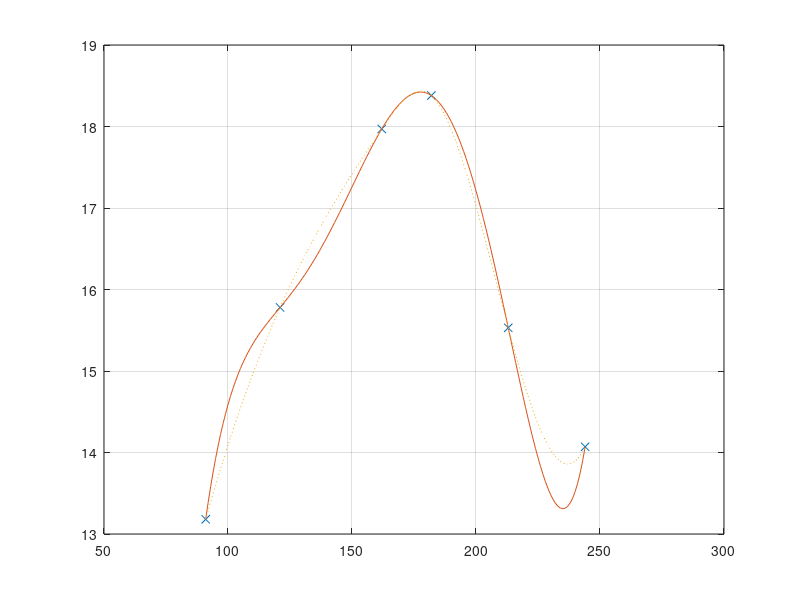

The MATLAB source for this figure:
%
% Numeriska metoder, lab 2, uppgift 1a
% Patrik Nyman, ht 2015
%

x = [91 121 162 182 213 244]';
y = [13.18 15.78 17.97 18.38 15.53 14.07]';

% datestr(122, 'dd mmm')

A = [ones(6,1) x x.^2 x.^3 x.^4 x.^5];
c = A \ y;
X = x(1):x(6);
P = c(1) + c(2)*X + c(3)*X.^2 + c(4)*X.^3 + c(5)*X.^4 + c(6)*X.^5;

P(157-90)
P(227-90)
% P(end)

% stem(x, y, ':')
% hold on
axis([80, 260, 13, 19])
plot(x, y, 'x', X, P), grid

Pm = spline(x, y, X);
hold on
plot(X, Pm, ':')
hold off
print('fig1a','-dpng')
